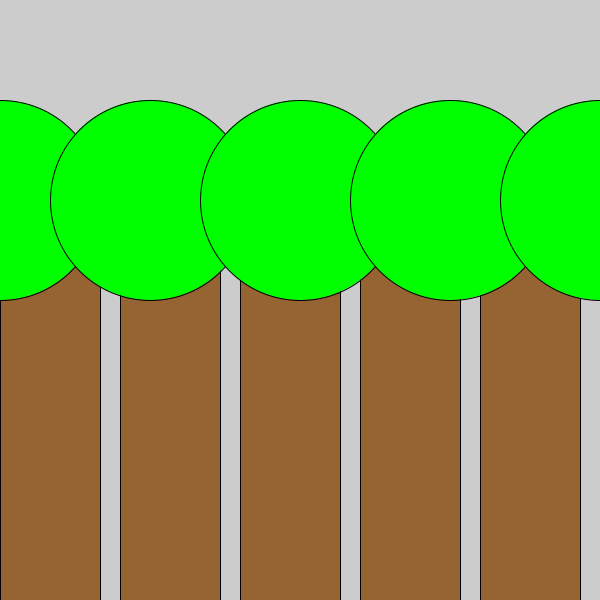
Frame 1 (no input)
Frame 60 (the mouse pressed at the canvas centre just before this capture): identical to frame 1, image omitted
Frame 120 (the mouse held since frame 60 and released just before this capture): identical to frame 1, image omitted

The Processing sketch that drew this single still picture (run headless with seeded random() and noise(); from frame 60 on, the mouse is pressed at the canvas centre):

// Processing sketch: sketch_230920a_H9_10
// ── sketch_230920a_H9_10.pde
void setup(){
  size(600,600);
  tekenboom(200,200,100,400);
}

void draw(){
  //background(0,0,0);  
}

 void tekenboom(int x, int y, int x1, int y1){
   for(int a = 0;a <5 ;a++){
   fill(150,100,50);
  rect(a*120,200,x1,y1);
   }
   for(int b = 0;b < 5;b++){
    fill(0,255,0);
  ellipse(b*150,200,x,y);
   }
} 
